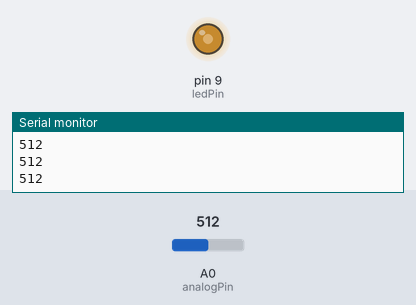
Simulated run of this sketch. Board: Arduino Uno, built with avr-gcc and run on an emulated ATmega328P. On the bench: output pins drawn as LEDs (lit = HIGH), the last lines printed to the serial monitor. The inputs (shaded band) are chosen by the test bench; at power-on: A0 (analogPin) = 512.

Above: at 1.2 s.
1.3 s: A0 (analogPin) set to 716
At 2.5 s:
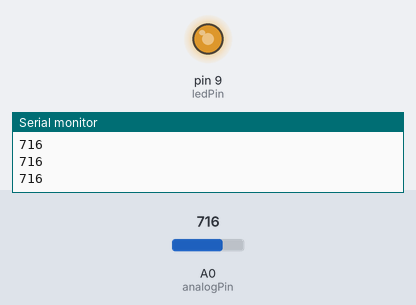
2.8 s: A0 (analogPin) set to 900
At 3.7 s:
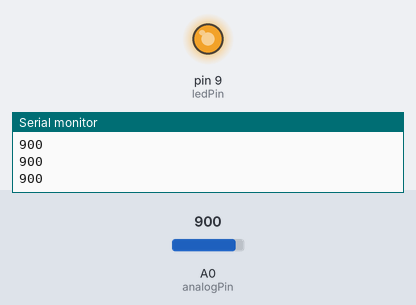
4.3 s: A0 (analogPin) set to 122
At 4.8 s:
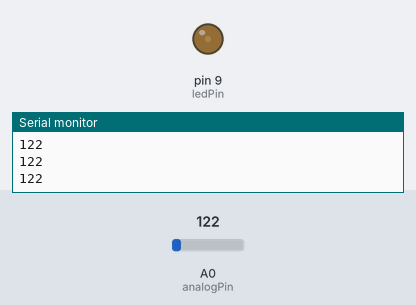
5.8 s: A0 (analogPin) set to 0
At 7.1 s:
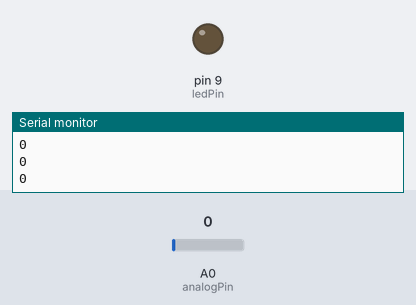
Timing chart, 0 to 8.3 s (numbered marks = the images above; inputs shaded):
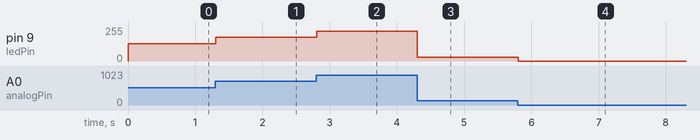

Measured:
- after the input at 1.3 s, pin 9 (ledPin): 128/255 → 179/255 at once
- after the input at 2.8 s, pin 9 (ledPin): 179/255 → 225/255 at once
- after the input at 4.3 s, pin 9 (ledPin): 225/255 → 30/255 at once
- after the input at 5.8 s, pin 9 (ledPin): 30/255 → 0/255 at once

The sketch:

0516-1.ino
```cpp
int analogPin= A0;
int sensorValue=0;
int ledPin=9;


void setup() {
  // put your setup code here, to run once:
  Serial.begin(9600);
  pinMode(ledPin, OUTPUT);
}

void loop() {
  // put your main code here, to run repeatedly:
  int sensorValue=analogRead(analogPin);
  Serial.println(sensorValue);
  analogWrite(ledPin, sensorValue/4);
  delay(1);

}
```
